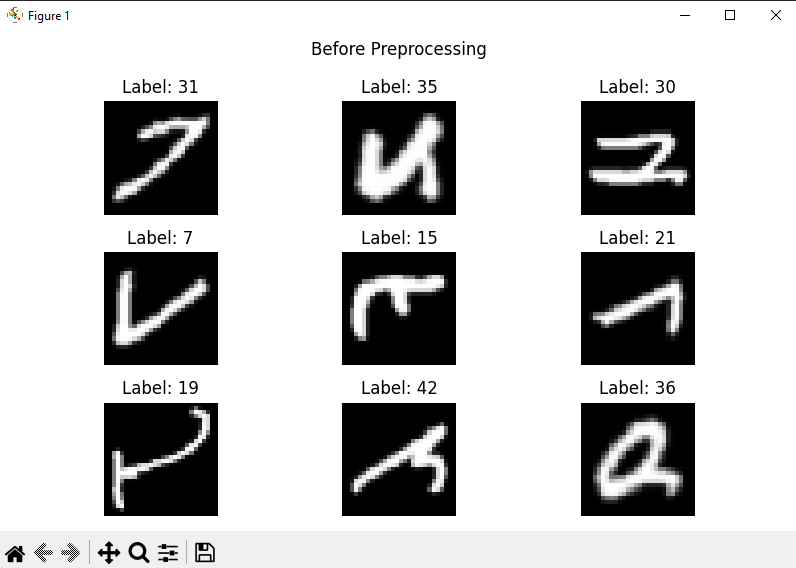
#> input picture before_preprocessing.png, 796 x 568 px
$ python -i predict_and_plot.py   (imports and definitions only)
#> lines starting #> are read from the running program, lines starting #| are printed output that depends on the picture; after the words box and inside, x2 and y2 are one past the last pixel; in counts of white or black regions, pixels touching at a corner belong together
import numpy as np
import matplotlib.pyplot as plt
from PIL import Image

#### setting the environment to avoid getting warnings
import os
os.environ['TF_ENABLE_ONEDNN_OPTS'] = '0'
os.environ['TF_CPP_MIN_LOG_LEVEL'] = '2'
import tensorflow as tf

#### getting accuracy and loss from history and plotting the curves
def plot_training_curves(history):
    acc = history.history['accuracy']
    loss = history.history['loss']
    epochs = range(1, len(acc)+1)

    fig = plt.figure(figsize=(8,5))
    ax = fig.add_subplot(1,1,1)
    ax.plot(epochs, acc, label="Accuracy")
    ax.plot(epochs, loss, label="Loss")

    plt.xlabel("Epochs")
    plt.title("Accuracy vs Loss")
    plt.legend(loc='upper right')
    plt.show()

'''
    open = opening the image. make sure it's grayscale; L = grayscale
    point = changes every pixel value to white(255) or black(0). greater than 30 becomes white and less than is black
    getbbox = return [left, upper, right, lower] coordinates of just the box around the character
    crop = crops image to remove unnecessary black space and zoom in on the character
    max = returns the larger value between width and height
    new = creating new grayscale balck canvas
    paste = pastes image on the black canvas at the specified position (this (//) ensures the result is integer not float)
    resize = resize without making character blurry or distorted. high-quality resampling method -> resampling.LANCZOS
'''
#### preprocessing downloaded images for prediction
def preprocess_img(img_path):
#> called with img_path = 'before_preprocessing.png'
    img = Image.open(img_path).convert("L")
    img = img.point(lambda x:255 if x>30 else 0, 'L')
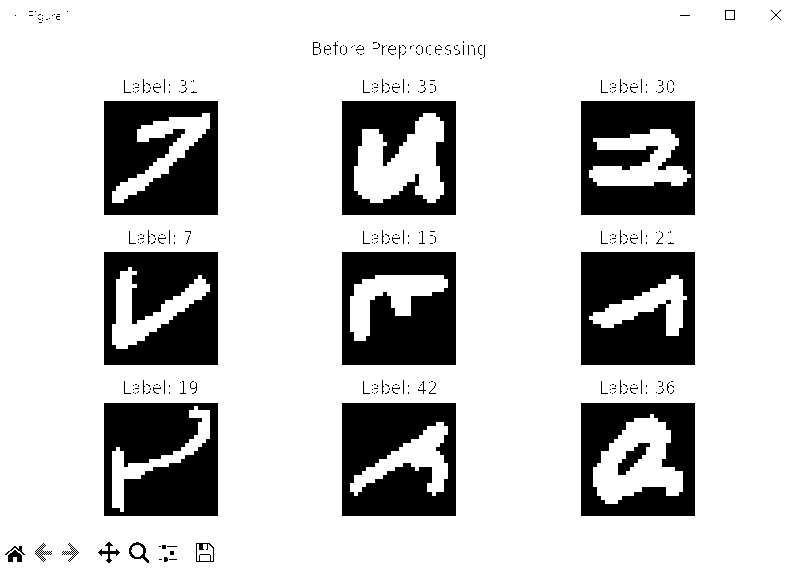
#> img: PIL image 796x568 L; 80.1% white; 330 black regions (307 under 20 px), largest, box (x1, y1, x2, y2) and area: (104, 403, 218, 516) 10786, (581, 252, 695, 365) 10501, (104, 101, 218, 215) 10370

    bbox = img.getbbox()
#> bbox = (0, 0, 796, 568)
    if bbox:
        img = img.crop(bbox)

    max_side = max(img.size)
#> max_side = 796
    padding = 20
    padded_img = Image.new("L", (max_side+padding, max_side+padding), 0)
#> padded_img: PIL image 816x816 L; every value is 0
    padded_img.paste(img, ((padded_img.size[0] - img.size[0])//2, (padded_img.size[1] - img.size[1])//2))
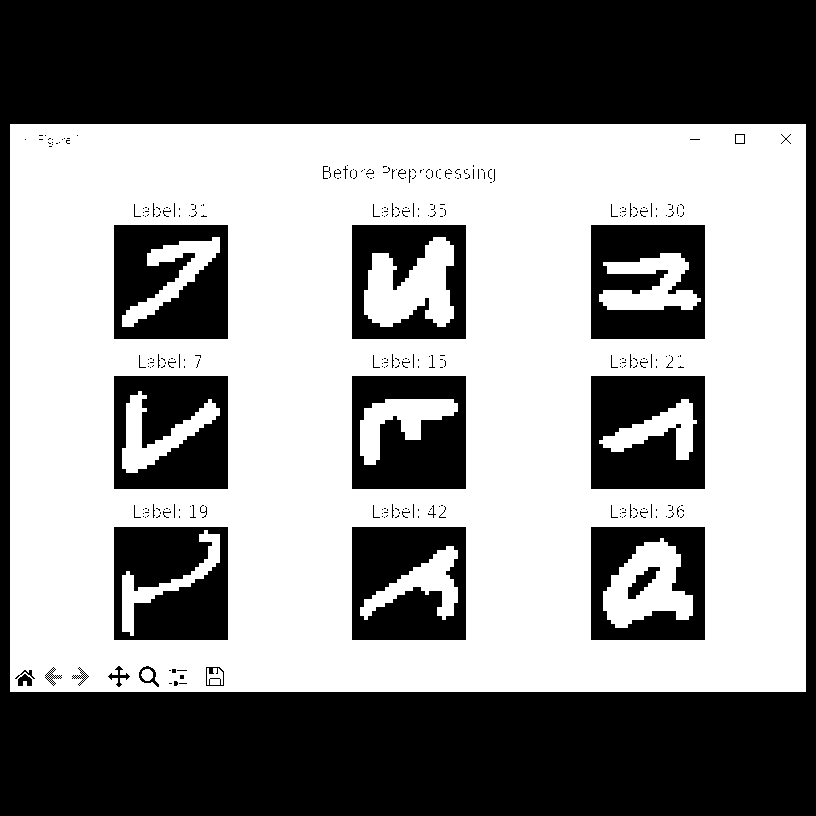
#> padded_img: PIL image 816x816 L; 54.4% white; 331 black regions (307 under 20 px), largest, box (x1, y1, x2, y2) and area: (0, 0, 816, 816) 213728, (114, 527, 228, 640) 10786, (591, 376, 705, 489) 10501

    final_img = padded_img.resize((28,28), Image.Resampling.LANCZOS)
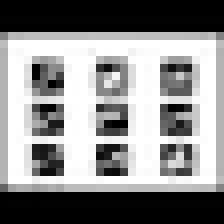
#> final_img: PIL image 28x28 L (shown 8 times larger); min 0, max 255, mean 139.1
    final_img = np.array(final_img).astype("float32")/255.0 # normalizing and turning PIL image to numpy array to expand dimensions
#> final_img: shape (28, 28) float32
#> (the run stopped early here; a loop or call above may not have finished)
